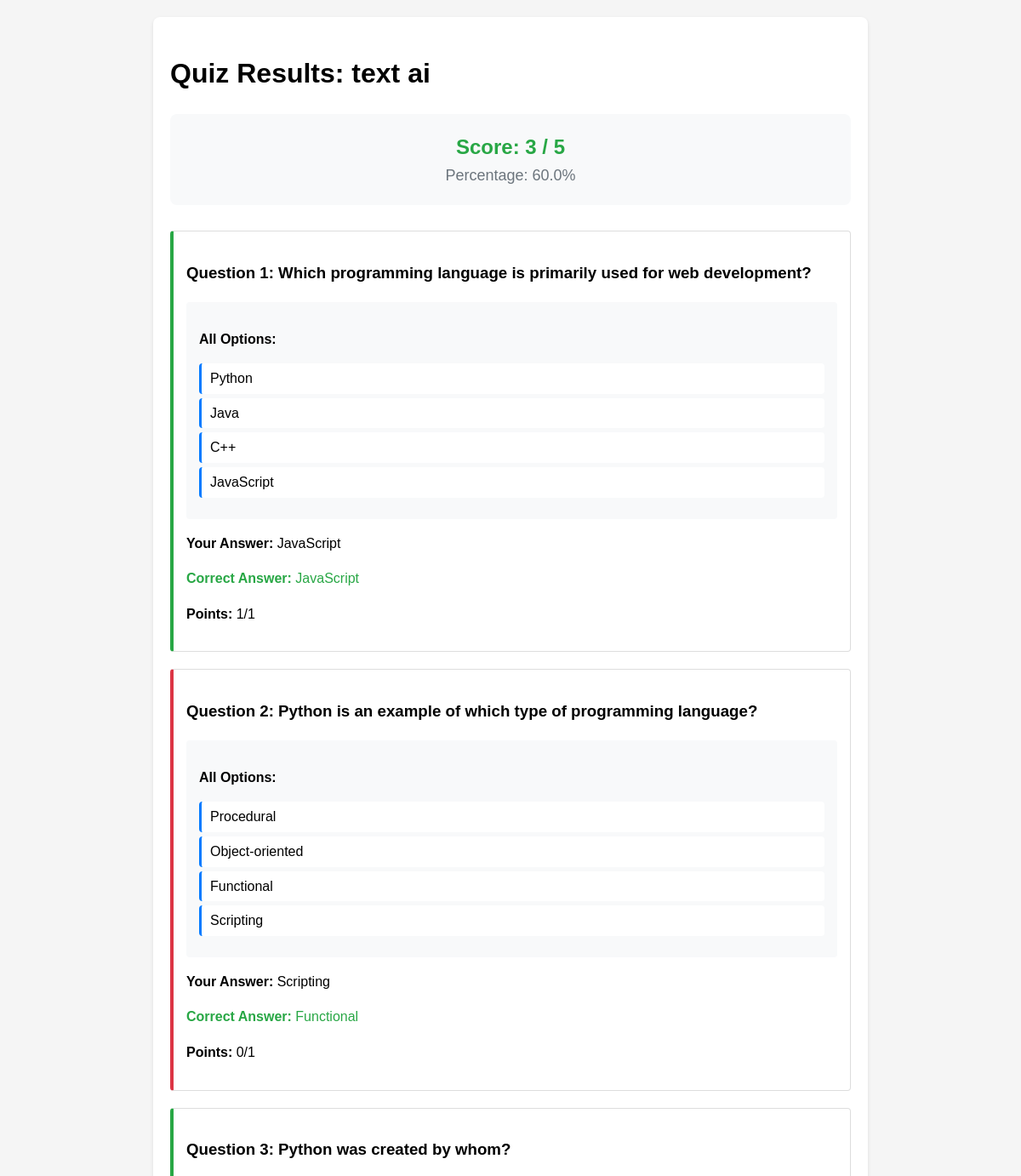
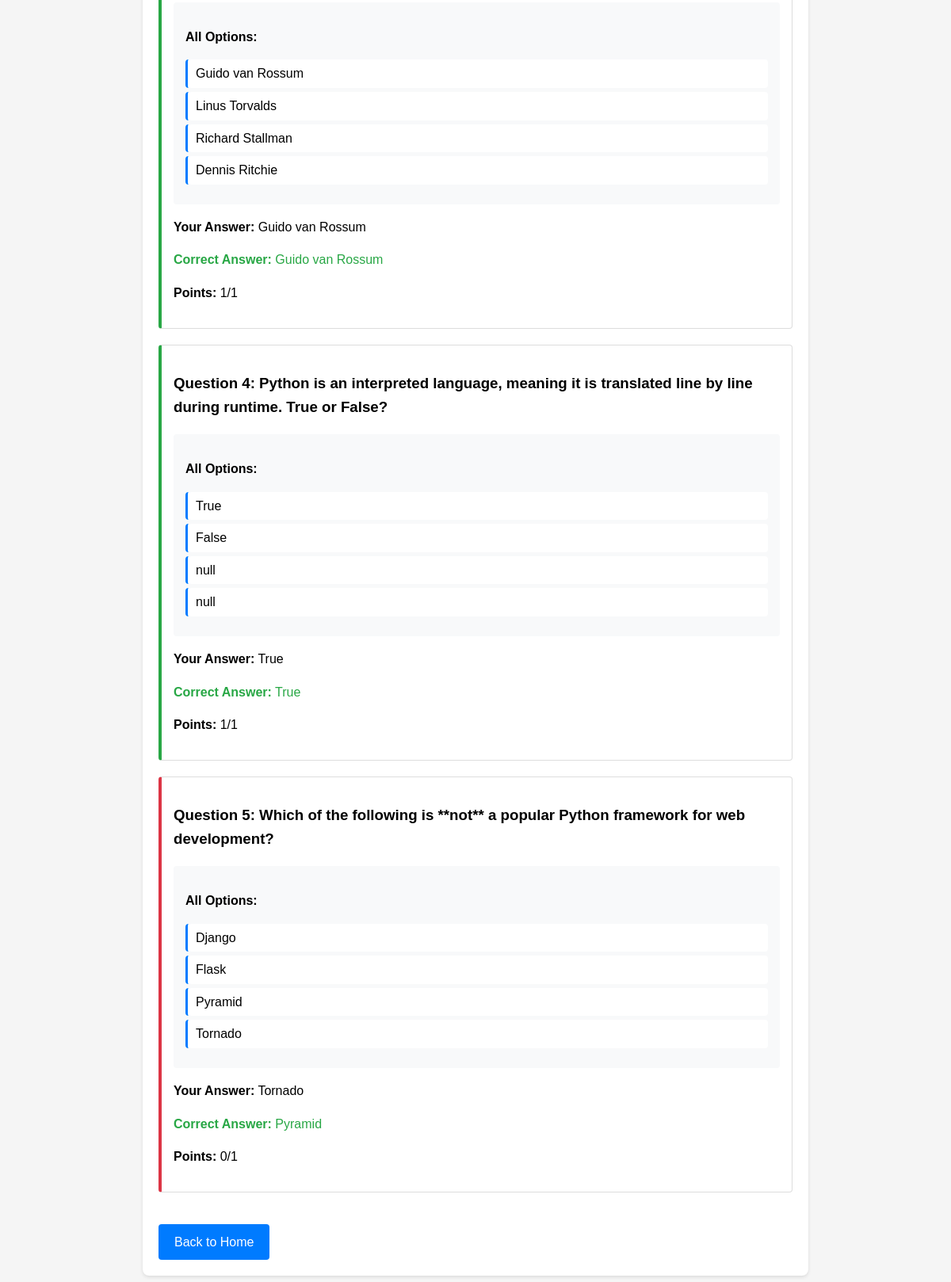
The page /q/result/60/ (signed in) on the database its author committed (2 pictures, top to bottom).
### q/models.py (models this page shows, shortened)
class Quiz(models.Model):
    title = models.CharField(max_length=255)
    start_time = models.DateTimeField(blank=True, null=True)
    end_time = models.DateTimeField(blank=True, null=True)
    pdf = models.FileField(upload_to='pdfs/', null=True, blank=True)
    code = models.IntegerField(unique=True, editable=False, null=True, blank=True)
    host = models.ForeignKey(User, on_delete=models.CASCADE)
    created_at = models.DateTimeField(auto_now_add=True)
    show_results_to_student = models.BooleanField(default=True)  # Show results or not
    duration = models.IntegerField(default=2)  # Duration in minutes
    is_active = models.BooleanField(default=True)  # Whether the quiz is active or not

class Question(models.Model):
    QUESTION_TYPES = (
        ('MCQ', 'Multiple Choice (Single Answer)'),
        ('MCA', 'Multiple Choice (Multiple Answers)'),
        ('TF', 'True/False'),
    )
    quiz = models.ForeignKey(Quiz, related_name='questions', on_delete=models.CASCADE)
    question_text = models.TextField()
    question_type = models.CharField(max_length=3, choices=QUESTION_TYPES, default='MCQ')
    option1 = models.CharField(max_length=255, blank=True, null=True)
    option2 = models.CharField(max_length=255, blank=True, null=True)
    option3 = models.CharField(max_length=255, blank=True, null=True)
    option4 = models.CharField(max_length=255, blank=True, null=True)
    correct_option = models.CharField(max_length=255)
    image_loc = models.CharField(max_length=255, blank=True, null=True)
    images = models.ImageField(upload_to='questions/', null=True, blank=True)
    points = models.IntegerField(default=1)

### q/views.py (the view)
# urls.py: path('result/<int:quiz_id>/', views.quiz_result, name='quiz_result'),
@login_required
def quiz_result(request, quiz_id):
    if not request.user.is_student:
        return HttpResponseForbidden("You are not allowed to access this page.")
    quiz = get_object_or_404(Quiz, id=quiz_id)
    quiz_result = QuizResult.objects.filter(
        quiz=quiz,
        user=request.user
    ).order_by('-submitted_at').first()
    if not quiz_result:
        return redirect('join_quiz', code=quiz.code)
    student_answers = StudentAnswer.objects.filter(quiz_result=quiz_result)
    questions_data = []
    total_score = 0
    max_possible_score = 0
    for question in quiz.questions.all():
        student_answer = student_answers.filter(question=question).first()
        option_mapping = {
            'option1': question.option1,
            'option2': question.option2,
            'option3': question.option3,
            'option4': question.option4
        }
        user_answer_list = []
        if student_answer and student_answer.user_answer:
            if question.question_type == 'MCA':
                user_answer_values = student_answer.user_answer.split(',')
                user_answer_list = [option_mapping.get(value, value) for value in user_answer_values]
            else:
                user_answer_list = [option_mapping.get(student_answer.user_answer, student_answer.user_answer)]
        correct_answer_list = []
        if question.correct_option:
            if question.question_type == 'MCA':
                correct_values = question.correct_option.split(',')
                correct_answer_list = [option_mapping.get(value, value) for value in correct_values]
            else:
                correct_answer_list = [option_mapping.get(question.correct_option, question.correct_option)]
        question_data = {
            'text': question.question_text,
            'type': question.question_type,
            'points': question.points,
            'image': question.images.url if question.images else None,
            'options': [
                question.option1,
                question.option2,
                question.option3,
                question.option4
            ],
            'user_answer_list': user_answer_list,
            'correct_answer_list': correct_answer_list,
            'is_correct': False
        }
        if student_answer:
            if question.question_type == 'MCQ' or question.question_type == 'TF':
                question_data['is_correct'] = student_answer.user_answer == question.correct_option
            elif question.question_type == 'MCA':
                user_answers = set(student_answer.user_answer.split(','))
                correct_answers = set(question.correct_option.split(','))
                question_data['is_correct'] = user_answers == correct_answers
            if question_data['is_correct']:
                total_score += question.points
        max_possible_score += question.points
        questions_data.append(question_data)
    percentage = (total_score / max_possible_score * 100) if max_possible_score > 0 else 0
    context = {
        'quiz': quiz,
        'questions': questions_data,
        'total_score': total_score,
        'max_score': max_possible_score,
        'percentage': round(percentage, 2),
        'show_results': quiz.show_results_to_student,
        'quiz_result': quiz_result
    }
    return render(request, 'quiz_result.html', context)

### q/templates/quiz_result.html (shortened to what this page needs)
<!DOCTYPE html>
<html lang="en">
<head>
</head>
<body>
    <div class="container">
        <h1>Quiz Results: {{ quiz.title }}</h1>
        <div class="score-summary">
            <div class="score">Score: {{ total_score }} / {{ max_score }}</div>
            <div class="percentage">Percentage: {{ percentage }}%</div>
        </div>
        {% if show_results %}
            {% for question in questions %}
                <div class="question {% if question.is_correct %}correct{% else %}incorrect{% endif %}">
                    <h3>Question {{ forloop.counter }}: {{ question.text }}</h3>
                    <div class="answer">
                        <div class="all-options">
                            <p><strong>All Options:</strong></p>
                            <ul>
                                {% for option in question.options %}
                                    {% if option %}
                                        <li>{{ option }}</li>
                                    {% endif %}
                                {% endfor %}
                            </ul>
                        </div>
                        <p><strong>Your Answer:</strong>
                            {% for answer in question.user_answer_list %}
                                {{ answer }}{% if not forloop.last %}, {% endif %}
                            {% endfor %}
                        </p>
                        <p class="correct-answer"><strong>Correct Answer:</strong>
                            {% for answer in question.correct_answer_list %}
                                {{ answer }}{% if not forloop.last %}, {% endif %}
                            {% endfor %}
                        </p>
                        <p><strong>Points:</strong> {% if question.is_correct %}{{ question.points }}{% else %}0{% endif %}/{{ question.points }}</p>
                    </div>
                </div>
            {% endfor %}
        {% else %}
            <p>The quiz results are not available for viewing.</p>
        {% endif %}
        <a href="{% url 'student_home' %}" class="back-button">Back to Home</a>
    </div>
</body>
</html>

### q/templates/quiz_result.html (style rules this page uses)
body { font-family: Arial, sans-serif; line-height: 1.6; margin: 0; padding: 20px; background-color: #f5f5f5; }
.container { max-width: 800px; margin: 0 auto; background-color: white; padding: 20px; border-radius: 8px; box-shadow: 0 2px 4px rgba(0,0,0,0.1); }
.score-summary { text-align: center; padding: 20px; margin-bottom: 30px; background-color: #f8f9fa; border-radius: 8px; }
.score { font-size: 24px; font-weight: bold; color: #28a745; }
.percentage { font-size: 18px; color: #6c757d; }
.question { margin-bottom: 20px; padding: 15px; border: 1px solid #ddd; border-radius: 4px; }
.correct { border-left: 4px solid #28a745; }
.incorrect { border-left: 4px solid #dc3545; }
.answer { margin-top: 10px; }
.correct-answer { color: #28a745; }
.back-button { display: inline-block; padding: 10px 20px; background-color: #007bff; color: white; text-decoration: none; border-radius: 4px; margin-top: 20px; }
.all-options { background-color: #f8f9fa; padding: 15px; border-radius: 4px; margin: 10px 0; }
.all-options ul { list-style-type: none; padding: 0; margin: 10px 0; }
.all-options li { padding: 5px 10px; margin: 5px 0; background-color: white; border-radius: 4px; border-left: 3px solid #007bff; }

### rows shown on the page
Quiz: title "text ai"
Question: text "Which programming language is primarily used for web development?", options "Python" "Java" "C++" "JavaScript", user_answer_list "JavaScript", correct_answer_list "JavaScript"
Question: text "Python is an example of which type of programming language?", options "Procedural" "Object-oriented" "Functional" "Scripting", user_answer_list "Scripting", correct_answer_list "Functional"
Question: text "Python was created by whom?", options "Guido van Rossum" "Linus Torvalds" "Richard Stallman" "Dennis Ritchie", user_answer_list "Guido van Rossum", correct_answer_list "Guido van Rossum"
Question: text "Python is an interpreted language, meaning it is translated line by line during runtime. True or False?", options "True" "False" "null" "null", user_answer_list "True", correct_answer_list "True"
Question: text "Which of the following is **not** a popular Python framework for web development?", options "Django" "Flask" "Pyramid" "Tornado", user_answer_list "Tornado", correct_answer_list "Pyramid"

### other values the page prints
{{ total_score }} "3"
{{ max_score }} "5"
{{ percentage }} "60.0"
{{ question.points }} "1" "1" "1"
{{ question.points }} "1" "1" "1" "1" "1"
